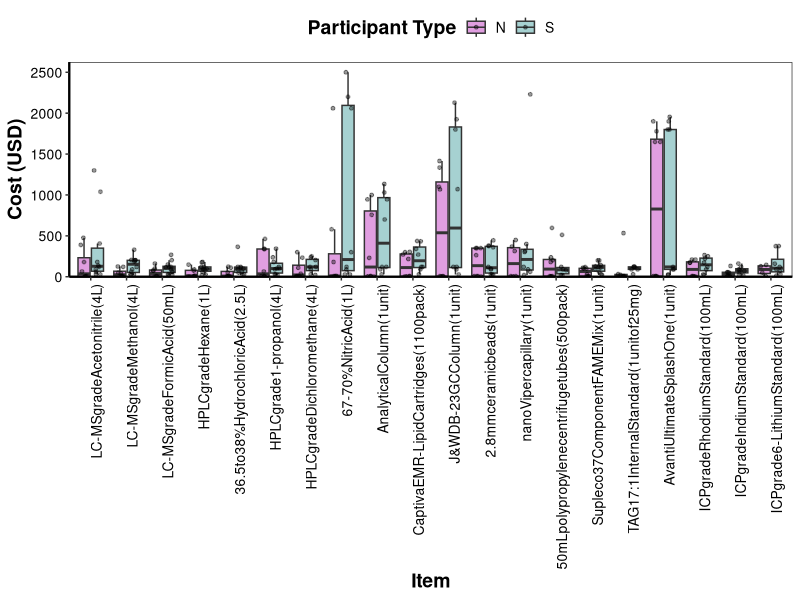
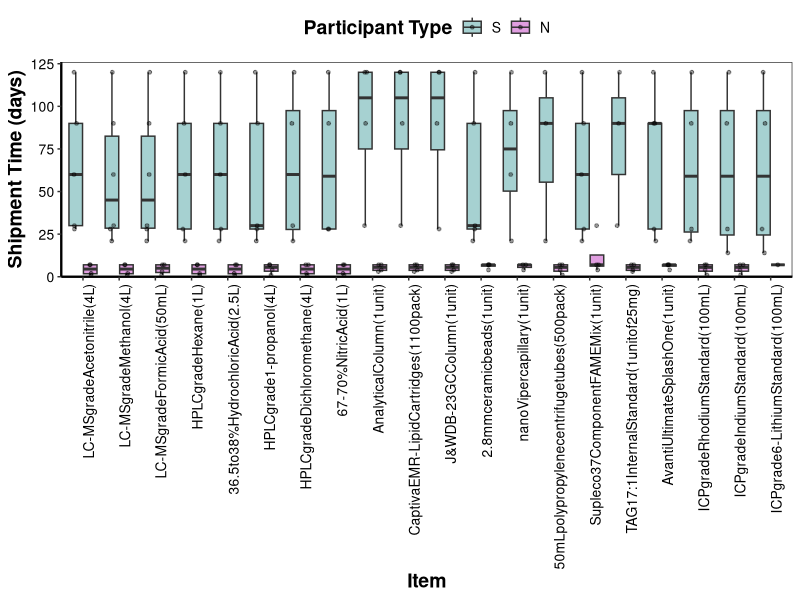

Recreate these plots in R, in order.
## ---- chunk 1
knitr::opts_chunk$set(echo = TRUE)

#load required libraries
library(tidyverse)
library(readr)
library(ggplot2)
library(forcats)
## ---- chunk 2

#load data
df <- read.csv("reagent-costs1_noNP.csv", na.strings = c("NA", "NP", ""))

# convert data
df_long <- df %>%
  pivot_longer(cols = starts_with("S") | starts_with("N"),
               names_to = "Participant", values_to = "Cost") %>%
  mutate(
    SN = ifelse(str_starts(Participant, "S"), "S", "N"),
    Item = factor(Item) 
  )


df_long_clean <- df_long %>%
  mutate(
    Cost = str_replace_all(Cost, "[$,]", ""),  # remove $ and commas
    Cost = as.numeric(Cost)                     # convert to numeric
  ) %>%
  filter(!is.na(Cost))                         # remove NAs after conversion

## ---- chunk 3
df_long_clean$Item <- fct_inorder(df_long_clean$Item)

# Create boxplot
cost_box_plot <- ggplot(df_long_clean, aes(x = Item, y = Cost, fill = SN, group = interaction(Item, SN))) +
  geom_boxplot(outlier.shape = NA) +
  geom_jitter(position = position_jitterdodge(jitter.width = 0.2), alpha = 0.4, size = 1) +
  scale_y_continuous(limits = c(0, NA), expand = expansion(mult = c(0, 0.05))) +
  scale_fill_manual(values = c(
    "N" = "#E09EE0",  
    "S" = "#A6D1D1"
  )) +
  theme_bw() +
  theme(
    panel.background = element_rect(fill = NA, color = NA),
    plot.background = element_rect(fill = NA, color = NA),
    legend.background = element_rect(fill = NA, color = NA),
    panel.grid = element_blank(),
    axis.line = element_line(color = "black", size = 0.8),
    axis.text.x = element_text(angle = 90, hjust = 1, size = 10, color = "black", family = "sans"),
    axis.text.y = element_text(size = 10, color = "black", family = "sans"),
    axis.title = element_text(face = "bold", size = 14, color = "black", family = "sans"),
    legend.position = "top",
    legend.text = element_text(size = 10, color = "black", family = "sans"),
    legend.title = element_text(size = 14, face = "bold", color = "black", family = "sans")
  ) +
  labs(x = "Item", y = "Cost (USD)", fill = "Participant Type")

#print and save image
ggsave("cost_plot_highres.png", plot = cost_box_plot, width = 14, height = 8, dpi = 600)

## ---- chunk 4

df_long <- df %>%
  pivot_longer(
    cols = starts_with(c("S", "N")),
    names_to = "Sample",
    values_to = "Value"
  ) %>%
  filter(!is.na(Value)) %>%
  mutate(
    SampleGroup = if_else(str_starts(Sample, "S"), "S", "N")
  )

# ShipmentTime numeric
shipment_df <- df_long %>%
  filter(Class == "ProjectShipmentTimeline") %>%
  mutate(
    ShipmentTime = as.numeric(Value)
  ) %>%
  filter(!is.na(ShipmentTime))

shipment_df <- shipment_df %>%
  mutate(Item = factor(Item, levels = unique(Item)),
         SampleGroup = factor(SampleGroup, levels = c("S", "N")))

#boxplot of shipment data
ship_box_plot <- ggplot(shipment_df, aes(x = Item, y = ShipmentTime, fill = SampleGroup)) +
  geom_boxplot(position = position_dodge(width = 0.8), outlier.shape = NA) +
  geom_jitter(position = position_jitterdodge(jitter.width = 0.2, dodge.width = 0.8), alpha = 0.4, size = 1) +
  scale_y_continuous(limits = c(0, NA), expand = expansion(mult = c(0, 0.05))) +
    scale_fill_manual(values = c(
    "N" = "#E09EE0", 
    "S" = "#A6D1D1"
  )) +
  theme_bw() +
  theme(
    panel.background = element_rect(fill = NA, color = NA),
    plot.background = element_rect(fill = NA, color = NA),
    legend.background = element_rect(fill = NA, color = NA),
    panel.grid = element_blank(),
    axis.line = element_line(color = "black", size = 0.8),
    axis.text.x = element_text(angle = 90, hjust = 1, size = 10, color = "black", family = "sans"),
    axis.text.y = element_text(size = 10, color = "black", family = "sans"),
    axis.title = element_text(face = "bold", size = 14, color = "black", family = "sans"),
    legend.position = "top",
    legend.text = element_text(size = 10, color = "black", family = "sans"),
    legend.title = element_text(size = 14, face = "bold", color = "black", family = "sans")
  ) +
  labs(x = "Item", y = "Shipment Time (days)", fill = "Participant Type")

#print and save image
ggsave("time_plot_highres.png", plot = ship_box_plot, width = 14, height = 8, dpi = 600)

